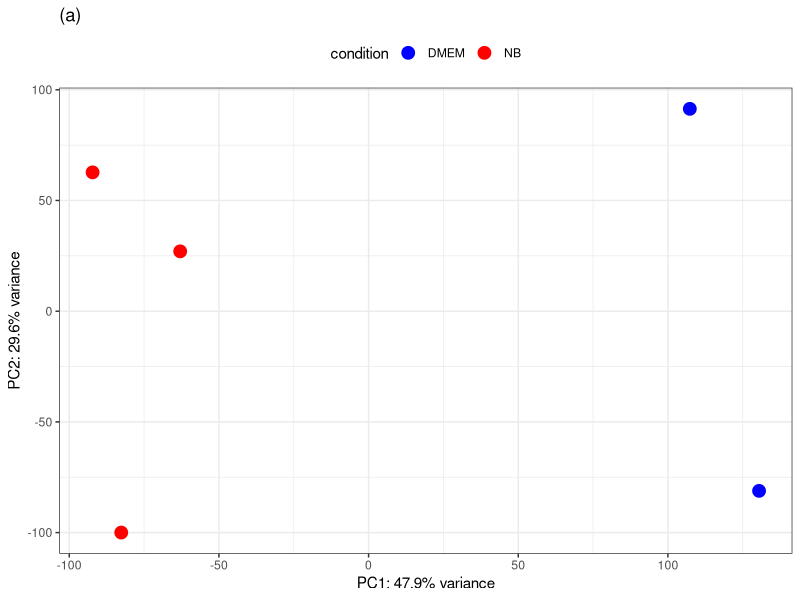
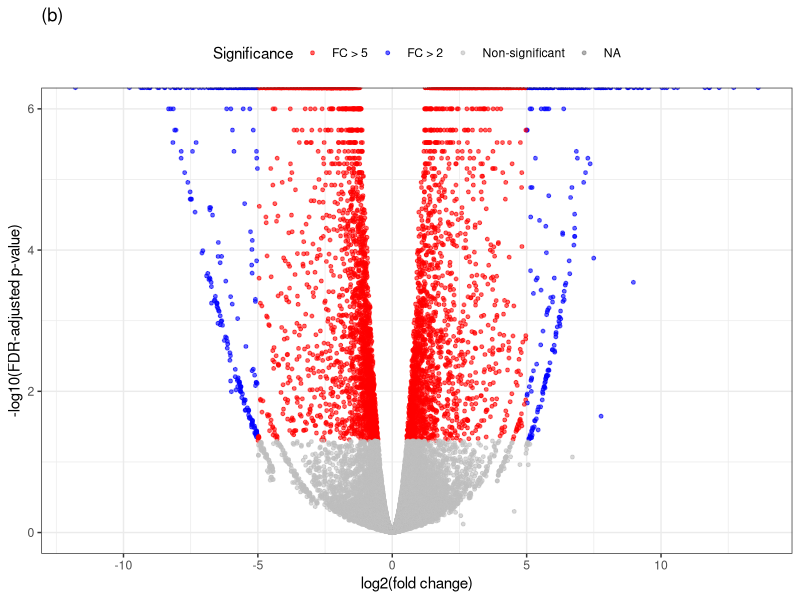
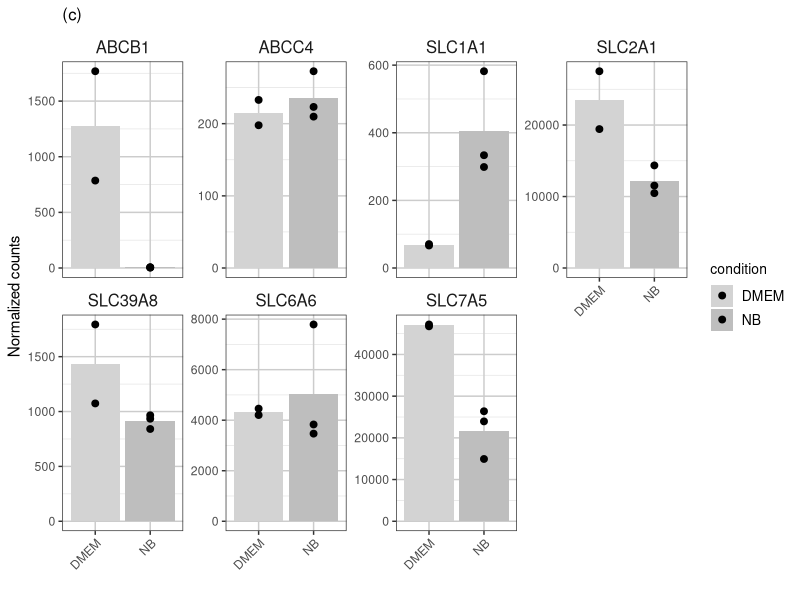

Here is the R script that generated these plots, in order: (Note: this script raises an error after producing the figures.)
# Load required libraries
library(ggplot2)
library(gridExtra)
library(dplyr)
library(tidyr)

#####################################################################
# Load Results from CSV files
#####################################################################

# Load the complete differential expression results
diff_expr <- read.csv("./data/differential_expression_results.csv", row.names=1)

# Load normalized counts and sample information
norm_counts <- read.csv("./data/normalized_counts.csv", row.names=1)
sample_info <- read.csv("./data/sample_info.csv", row.names=1)

# Clean up sample names in normalized counts
colnames(norm_counts) <- gsub("^X", "", colnames(norm_counts))
colnames(norm_counts) <- gsub("\\.", "-", colnames(norm_counts))

# Remove failed sample if present
if("3373-EN-12" %in% colnames(norm_counts)) {
    norm_counts <- norm_counts[, !colnames(norm_counts) %in% "3373-EN-12"]
}
if("3373-EN-12" %in% rownames(sample_info)) {
    sample_info <- sample_info[!rownames(sample_info) %in% "3373-EN-12", ]
}

#####################################################################
# Create PCA Plot (Panel a)
#####################################################################

# Perform PCA on normalized counts
pca_result <- prcomp(t(log2(norm_counts + 1)), scale=TRUE)
pca_data <- data.frame(
    PC1 = pca_result$x[,1],
    PC2 = pca_result$x[,2],
    condition = sample_info$condition
)

# Calculate variance
var_explained <- (pca_result$sdev^2 / sum(pca_result$sdev^2)) * 100

# Create PCA plot
pca_plot <- ggplot(pca_data, aes(x=PC1, y=PC2, color=condition)) +
    geom_point(size=4) +
    xlab(sprintf("PC1: %.1f%% variance", var_explained[1])) +
    ylab(sprintf("PC2: %.1f%% variance", var_explained[2])) +
    theme_bw() +
    scale_color_manual(values=c("DMEM"="blue", "NB"="red")) +
    theme(legend.position="top") +
    ggtitle("(a)")

#####################################################################
# Create Volcano Plot (Panel b)
#####################################################################

# Create volcano plot from differential expression results
volcano_plot <- ggplot(diff_expr, aes(x=log2FoldChange, y=-log10(padj))) +
    geom_point(aes(color=ifelse(padj < 0.05,
                               ifelse(abs(log2FoldChange) > 5,
                                      "FC > 5",
                                      "FC > 2"),
                               "Non-significant")),
               alpha=0.6, size=1) +
    scale_color_manual(values=c("red", "blue", "grey"),
                      name="Significance",
                      labels=c("FC > 5", "FC > 2", "Non-significant")) +
    theme_bw() +
    xlab("log2(fold change)") +
    ylab("-log10(FDR-adjusted p-value)") +
    theme(legend.position="top") +
    ggtitle("(b)")

#####################################################################
# Create Transporter Expression Bar Plots (Panel c)
#####################################################################

# List of transporters to analyze
transporters <- c("ABCB1", "ABCC4", "SLC1A1", "SLC2A1", 
                 "SLC6A6", "SLC7A5", "SLC39A8")

# Get normalized counts for transporters
transporter_data <- diff_expr %>%
    mutate(ensembl_id = rownames(diff_expr)) %>%
    filter(gene_symbol %in% transporters) %>%
    left_join(
        as.data.frame(norm_counts) %>%
            mutate(ensembl_id = rownames(norm_counts)) %>%
            pivot_longer(-ensembl_id,
                        names_to = "sample",
                        values_to = "count"),
        by = "ensembl_id"
    ) %>%
    left_join(
        data.frame(
            sample = rownames(sample_info),
            condition = sample_info$condition,
            stringsAsFactors = FALSE
        ),
        by = "sample"
    )

# Let's add some debugging prints
print("Sample names in normalized counts:")
print(unique(colnames(norm_counts)))
print("Sample names in sample_info:")
print(rownames(sample_info))

# Create bar plot for each transporter
transporter_plot <- ggplot(transporter_data, 
                          aes(x=condition, y=count, fill=condition)) +
    geom_bar(stat="summary", fun="mean", position="dodge") +
    geom_point(position=position_dodge(width=0.9), size=2) +
    facet_wrap(~gene_symbol, scales="free_y", ncol=4) +
    scale_fill_manual(values=c("DMEM"="lightgrey", "NB"="grey")) +
    theme_bw() +
    theme(
        axis.text.x = element_text(angle=45, hjust=1),
        strip.background = element_blank(),
        strip.text = element_text(size=12),
        panel.grid.major = element_line(color = "grey80"),
        panel.grid.minor = element_line(color = "grey90"),
        plot.title = element_text(hjust = 0, size = 12),
        legend.title = element_text(size=10),
        legend.text = element_text(size=10)
    ) +
    ylab("Normalized counts") +
    xlab("") +
    ggtitle("(c)")

# Add debugging print for final data
print("Structure of transporter_data:")
print(str(transporter_data))
print("Unique conditions in transporter_data:")
print(unique(transporter_data$condition))

#####################################################################
# Combine and Save Plots
#####################################################################

# Save individual plots
ggsave("./data/plots/pca_plot.png", pca_plot, width=6, height=5, dpi=300)
ggsave("./data/plots/volcano_plot.png", volcano_plot, width=6, height=5, dpi=300)
ggsave("./data/plots/transporter_plot.png", transporter_plot, width=12, height=8, dpi=300)

# Combine all plots into one figure
combined_plot <- grid.arrange(
    pca_plot, volcano_plot, transporter_plot,
    layout_matrix = rbind(c(1,2), c(3,3)),
    heights = c(1, 1.5),
    top = textGrob("Basal media alters the transcriptome and transporter activity in CC3-derived brain microvascular endothelial cell-like cells",
                  gp = gpar(fontsize = 12))
)

ggsave("./data/plots/combined_plot.png", combined_plot, width=12, height=10, dpi=300)

# Print summary statistics for transporters
transporter_stats <- transporter_data %>%
    group_by(gene_symbol, condition) %>%
    summarise(
        Mean = mean(count),
        SD = sd(count),
        N = n(),
        .groups = "drop"
    )
print(transporter_stats) 